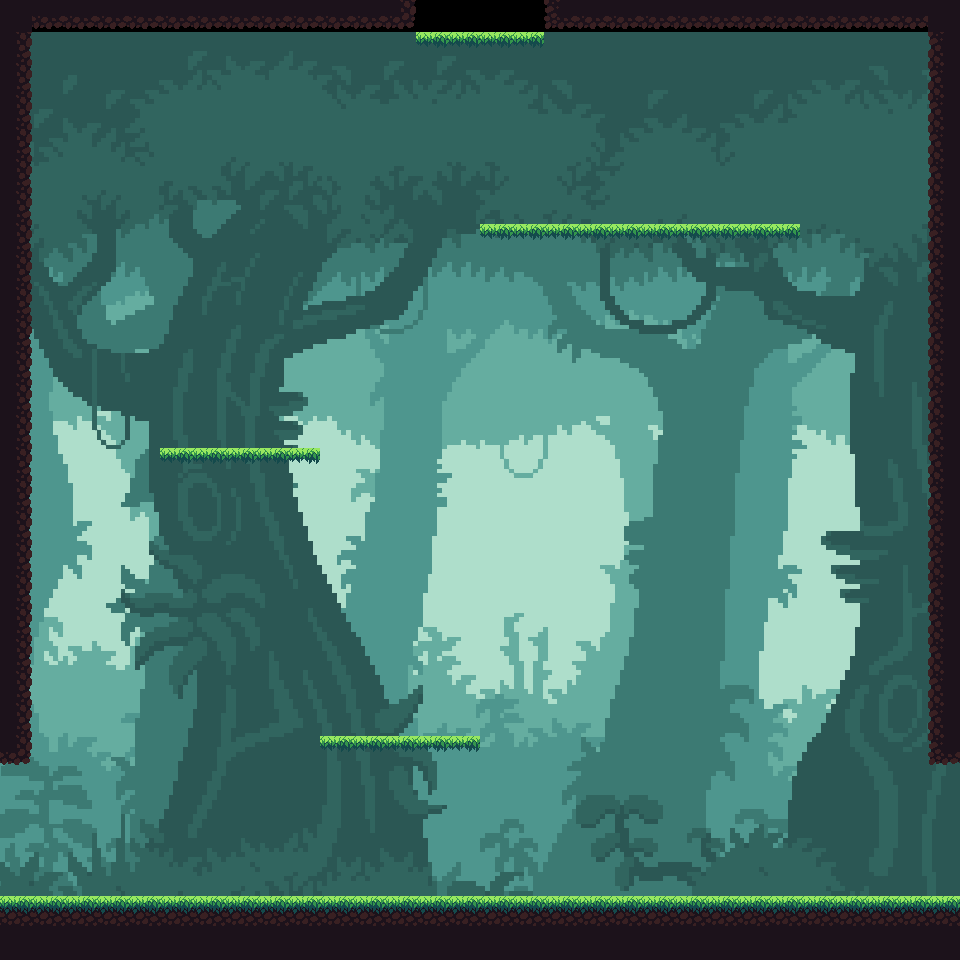

A 2D game scene composited from a Tiled map and its tileset images. What follows is a short description and the map's XML, with every tile layer's data as written:
An orthogonal 30x30 tile map with 32x32 px tiles, 1 tile layer (Tile Layer 1), 2 tilesets, 1 image layer and 19 objects (6x wall, 4x platform, p_w, p_e, portal_e, ...).

<map version="1.2" tiledversion="1.3.2" orientation="orthogonal" renderorder="right-down" compressionlevel="0" width="30" height="30" tilewidth="32" tileheight="32" infinite="0" nextlayerid="4" nextobjectid="35">
 <tileset firstgid="1" source="temp_portal.tsx" />
 <tileset firstgid="2" source="tileset_1.tsx" />
 <imagelayer id="3" name="Image Layer 1" offsetx="-544" offsety="32">
  <image source="../sprites/c0_hep.png" width="1845" height="1034" />
 </imagelayer>
 <layer id="1" name="Tile Layer 1" width="30" height="30">
  <data encoding="csv">
10,17,17,17,17,17,17,17,17,17,17,17,18,0,0,0,0,16,17,17,17,17,17,17,17,17,17,17,17,10,
11,0,0,0,0,0,0,0,0,0,0,0,0,38,38,38,38,0,0,0,0,0,0,0,0,0,0,0,0,9,
11,0,0,0,0,0,0,0,0,0,0,0,0,0,0,0,0,0,0,0,0,0,0,0,0,0,0,0,0,9,
11,0,0,0,0,0,0,0,0,0,0,0,0,0,0,0,0,0,0,0,0,0,0,0,0,0,0,0,0,9,
11,0,0,0,0,0,0,0,0,0,0,0,0,0,0,0,0,0,0,0,0,0,0,0,0,0,0,0,0,9,
11,0,0,0,0,0,0,0,0,0,0,0,0,0,0,0,0,0,0,0,0,0,0,0,0,0,0,0,0,9,
11,0,0,0,0,0,0,0,0,0,0,0,0,0,0,0,0,0,0,0,0,0,0,0,0,0,0,0,0,9,
11,0,0,0,0,0,0,0,0,0,0,0,0,0,0,38,38,38,38,38,38,38,38,38,38,0,0,0,0,9,
11,0,0,0,0,0,0,0,0,0,0,0,0,0,0,0,0,0,0,0,0,0,0,0,0,0,0,0,0,9,
11,0,0,0,0,0,0,0,0,0,0,0,0,0,0,0,0,0,0,0,0,0,0,0,0,0,0,0,0,9,
11,0,0,0,0,0,0,0,0,0,0,0,0,0,0,0,0,0,0,0,0,0,0,0,0,0,0,0,0,9,
11,0,0,0,0,0,0,0,0,0,0,0,0,0,0,0,0,0,0,0,0,0,0,0,0,0,0,0,0,9,
11,0,0,0,0,0,0,0,0,0,0,0,0,0,0,0,0,0,0,0,0,0,0,0,0,0,0,0,0,9,
11,0,0,0,0,0,0,0,0,0,0,0,0,0,0,0,0,0,0,0,0,0,0,0,0,0,0,0,0,9,
11,0,0,0,0,38,38,38,38,38,0,0,0,0,0,0,0,0,0,0,0,0,0,0,0,0,0,0,0,9,
11,0,0,0,0,0,0,0,0,0,0,0,0,0,0,0,0,0,0,0,0,0,0,0,0,0,0,0,0,9,
11,0,0,0,0,0,0,0,0,0,0,0,0,0,0,0,0,0,0,0,0,0,0,0,0,0,0,0,0,9,
11,0,0,0,0,0,0,0,0,0,0,0,0,0,0,0,0,0,0,0,0,0,0,0,0,0,0,0,0,9,
11,0,0,0,0,0,0,0,0,0,0,0,0,0,0,0,0,0,0,0,0,0,0,0,0,0,0,0,0,9,
11,0,0,0,0,0,0,0,0,0,0,0,0,0,0,0,0,0,0,0,0,0,0,0,0,0,0,0,0,9,
11,0,0,0,0,0,0,0,0,0,0,0,0,0,0,0,0,0,0,0,0,0,0,0,0,0,0,0,0,9,
11,0,0,0,0,0,0,0,0,0,0,0,0,0,0,0,0,0,0,0,0,0,0,0,0,0,0,0,0,9,
11,0,0,0,0,0,0,0,0,0,0,0,0,0,0,0,0,0,0,0,0,0,0,0,0,0,0,0,0,9,
18,0,0,0,0,0,0,0,0,0,38,38,38,38,38,0,0,0,0,0,0,0,0,0,0,0,0,0,0,16,
0,0,0,0,0,0,0,0,0,0,0,0,0,0,0,0,0,0,0,0,0,0,0,0,0,0,0,0,0,0,
0,0,0,0,0,0,0,0,0,0,0,0,0,0,0,0,0,0,0,0,0,0,0,0,0,0,0,0,0,0,
0,0,0,0,0,0,0,0,0,0,0,0,0,0,0,0,0,0,0,0,0,0,0,0,0,0,0,0,0,0,
0,0,0,0,0,0,0,0,0,0,0,0,0,0,0,0,0,0,0,0,0,0,0,0,0,0,0,0,0,0,
3,3,3,3,3,3,3,3,3,3,3,3,3,3,3,3,3,3,3,3,3,3,3,3,3,3,3,3,3,3,
10,10,10,10,10,10,10,10,10,10,10,10,10,10,10,10,10,10,10,10,10,10,10,10,10,10,10,10,10,10
</data>
 </layer>
 <objectgroup id="2" name="Object Layer 1">
  <object id="1" name="wall" x="576" y="896" width="384" height="32" />
  <object id="2" name="wall" x="0" y="0" width="32" height="768" />
  <object id="4" name="wall" x="928" y="0" width="32" height="768" />
  <object id="11" name="wall" x="0" y="896" width="576" height="32" />
  <object id="12" name="p_w" x="64" y="864" width="32" height="32" />
  <object id="14" name="p_e" x="864" y="864" width="32" height="32" />
  <object id="16" name="portal_e" x="928" y="768" width="32" height="128" />
  <object id="18" name="platform" x="320" y="736" width="160" height="32" />
  <object id="19" name="platform" x="160" y="448" width="160" height="32" />
  <object id="20" name="platform" x="480" y="224" width="320" height="32" />
  <object id="21" name="platform" x="384" y="32" width="192" height="32" />
  <object id="22" name="wall" x="32" y="0" width="384" height="32" />
  <object id="23" name="wall" x="544" y="0" width="384" height="32" />
  <object id="24" name="portal_n" x="416" y="0" width="128" height="32" />
  <object id="30" name="portal_w" x="0" y="768" width="32" height="128" />
  <object id="31" name="p_s" x="512" y="864" width="32" height="32" />
  <object id="32" name="p_n" x="480" y="64" width="32" height="32" />
  <object id="33" x="416" y="352" width="32" />
  <object id="34" name="p_d" x="416" y="352" width="32" height="32" />
 </objectgroup>
</map>
